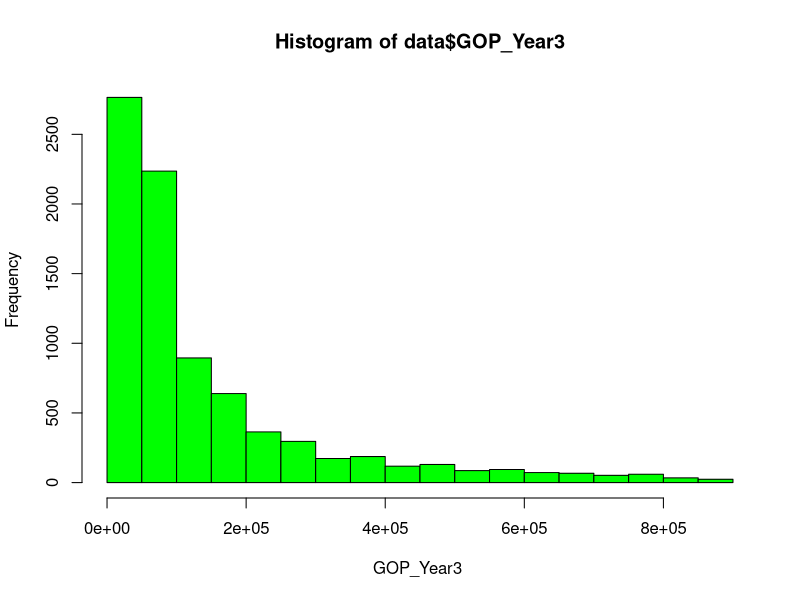

The R script that drew this image:

library("openxlsx")
library("ggplot2")
library("dplyr")
library("combinat")  
setwd("C://Users//Sudeshna Kundu")
print(getwd())
data<-read.csv("SA2_Factory_Analysis.csv")

#==================================== Confidence Interval ========================================

print(mean(data$GOP_Year3))
print(sd(data$GOP_Year3))

# Since Standard deviation is greater than mean and,
# Also, from the Histogram we can say the data is highly right-skewed
# Removing the out-lier, Any GOP_Year3 which is blank or is not an outlier, we are removing the outliers by IQR. 
# Within this range of data Stand deviation is lesser than mean, and distribution is not skewed much.

Q3 = quantile(data$GOP_Year3, prob=0.75)
Q1 = quantile(data$GOP_Year3, prob=0.25)
IQR = Q3-Q1
LL = Q1-1.5*IQR
UL = Q3+1.5*IQR
data<-data[!is.na(data$GOP_Year3) & data$GOP_Year3!=0 & (data$GOP_Year3>=LL & data$GOP_Year3<=UL),]
hist(data$GOP_Year3, xlab = "GOP_Year3 ",
     col = "green", border = "black")
print(mean(data$GOP_Year3))
print(sd(data$GOP_Year3))
print(nrow(data))

error = qt(0.975,df=nrow(data)-1)*sd(data$GOP_Year3)/sqrt(nrow(data))

LL_CI_GOP = mean(data$GOP_Year3)-error
print(LL_CI_GOP)

UL_CI_GOP = mean(data$GOP_Year3)+error
print(UL_CI_GOP)


#==================================== Defining Performance Measures ==============================

# The two different performance measures are :
# 1. Asset Allocation Ratio = (GOP_Yr1 + GOP_Yr2 + GOP_Yr3)/NET_Yr3
# 2. Productivity = GOP_Yr3 / Total employees

data$AR <- (data$GOP_Year1 + data$GOP_Year2 + data$GOP_Year3)/data$NET_Year3
data$AR[data$NET_Year3 == 0] <- 0
data$AR[is.na(data$AR)] <- 0


data$Productivity <- data$GOP_Year3/data$EMP_TOTAL
data$Productivity[data$EMP_TOTAL == 0] <- 0
data$Productivity[is.na(data$Productivity)] <- 0


#=========================== 99% Confidence Interval for Measures ================================

LL_CI_AR = mean(data$AR)-qnorm(0.005, lower.tail=FALSE)*sd(data$AR)/sqrt(nrow(data))
print(LL_CI_AR)
UL_CI_AR = mean(data$AR)+qnorm(0.005, lower.tail=FALSE)*sd(data$AR)/sqrt(nrow(data))
print(UL_CI_AR)


LL_CI_Productivity = mean(data$Productivity)-qnorm(0.005, lower.tail=FALSE)*sd(data$Productivity)/sqrt(nrow(data))
print(LL_CI_Productivity)
UL_CI_Productivity = mean(data$Productivity)+qnorm(0.005, lower.tail=FALSE)*sd(data$Productivity)/sqrt(nrow(data))
print(UL_CI_Productivity)


#============================ SSSBE Unit Performance ==============================================

Probability_SSSBE = nrow(data[data$UNIT_TYPE == 1,])/nrow(data)
print(Probability_SSSBE)

Avg_AR = mean(data$AR)
print(Avg_AR)

Probability_GoodPerformance = nrow(data[data$AR>Avg_AR,])/nrow(data)
print(Probability_GoodPerformance)

Prob_SSSBE_Good = nrow(data[data$AR>Avg_AR & data$UNIT_TYPE == 1,]) / nrow(data)
print(Prob_SSSBE_Good)
if (Prob_SSSBE_Good > Probability_GoodPerformance)
{
  print("SSSBE units have a higher probability of being good in performance.")
}else
{
 print("The difference in performance between SSSBE and non-SSSBE units in Unclear") 
}


#============================== One-Sided Hypothesis Test ===========================================

null_hypothesis = "The population average of VOE_Year3 is 87,300."
alternate_hypothesis = "The population average of VOE_Year3 is less than 87,300."

t.test(data$VOE_Year3, mu=87300, alternative = 'less')

#p-value is 2.2e-16, less than 0.05, therefore we do reject the null hypothesis
print(alternate_hypothesis)
print(mean(data$VOE_Year3))
